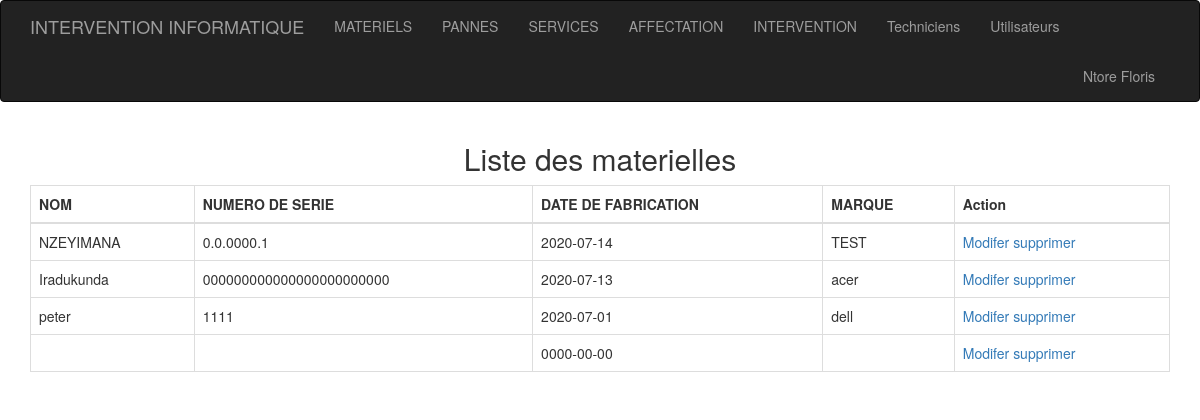
/index.php (signed in), run on the app's committed database.
### tables this page shows
CREATE TABLE `materiels` (
  `id` int(11) NOT NULL,
  `numero_serie` varchar(255) DEFAULT NULL,
  `nom` varchar(255) DEFAULT NULL,
  `date_fabrication` date DEFAULT NULL,
  `marque` varchar(255) DEFAULT NULL
);

### app/function.php (called while the page is built, shortened)
<?php
function selectAll($table){
	$query = "SELECT * FROM ".$table;
	$db = seconnecter();
	$sql = $db->query($query);
	return $sql->fetchAll();
}

### index.php (the view, shortened to what this page needs)
<?php
require_once 'include/_view/header.php';
?>
<div class="container">
<?php
		$materiels =selectAll('materiels');
 ?>
<h2 class="text-center">Liste des materielles</h2>
 <table class="table table-bordered">
  <thead>
    <tr>
      <th scope="col">NOM</th>
      <th scope="col">NUMERO DE SERIE</th>
      <th scope="col">DATE DE FABRICATION</th>
      <th scope="col">MARQUE</th>
      <th scope="col">Action</th>
    </tr>
  </thead>
  <tbody>
  <?php foreach($materiels as $materiel): ?>
  	<tr>
  		<td><?= $materiel['nom'];  ?></td>
  		<td><?= $materiel['numero_serie'];  ?></td>
  		<td><?= $materiel['date_fabrication'];  ?></td>
  		<td><?= $materiel['marque'];  ?></td>
      <td>
        <a href="modifier_materiel.php?id=<?= $materiel['id']?>" > Modifer</a>
        <a href="effacer.php?id= <?= $materiel['id']?> & table= materiels" onclick="return confirm('êtez-vous sûr')"> supprimer</a>
      </td>
  	</tr>
  <?php endforeach; ?>
  </tbody>
</table>
</div>
<?php
require_once 'include/_view/footer.php';
?>

### data on the page
materiels: nom "NZEYIMANA", numero_serie "0.0.0000.1", date_fabrication "2020-07-14", marque "TEST"
materiels: nom "Iradukunda", numero_serie "000000000000000000000000", date_fabrication "2020-07-13", marque "acer"
materiels: nom "peter", numero_serie "1111", date_fabrication "2020-07-01", marque "dell"
materiels: date_fabrication "0000-00-00"

### other printed values
$_SESSION['user']['nom'] "Ntore"
$_SESSION['user']['prenom'] "Floris"
